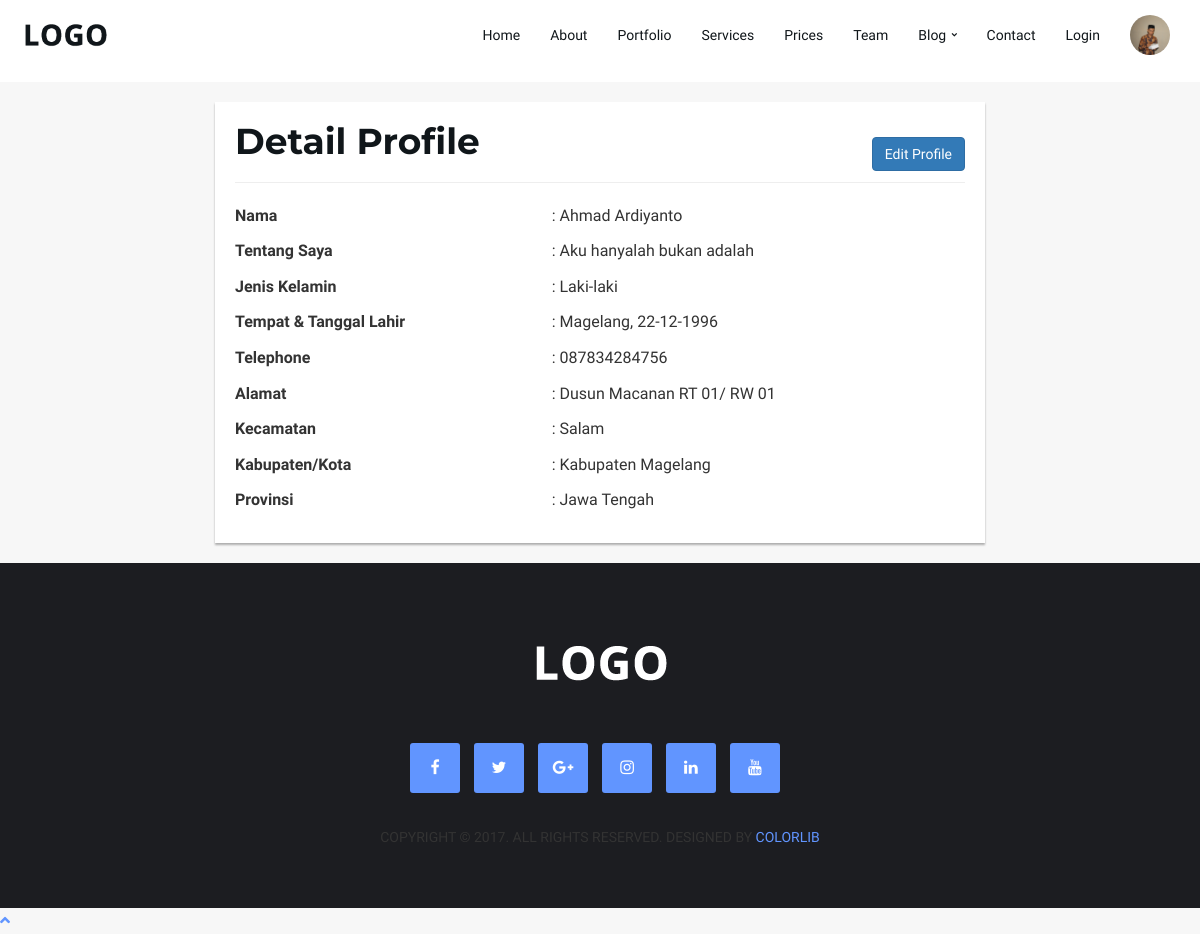
The page /detail-profile on the database as committed earlier.
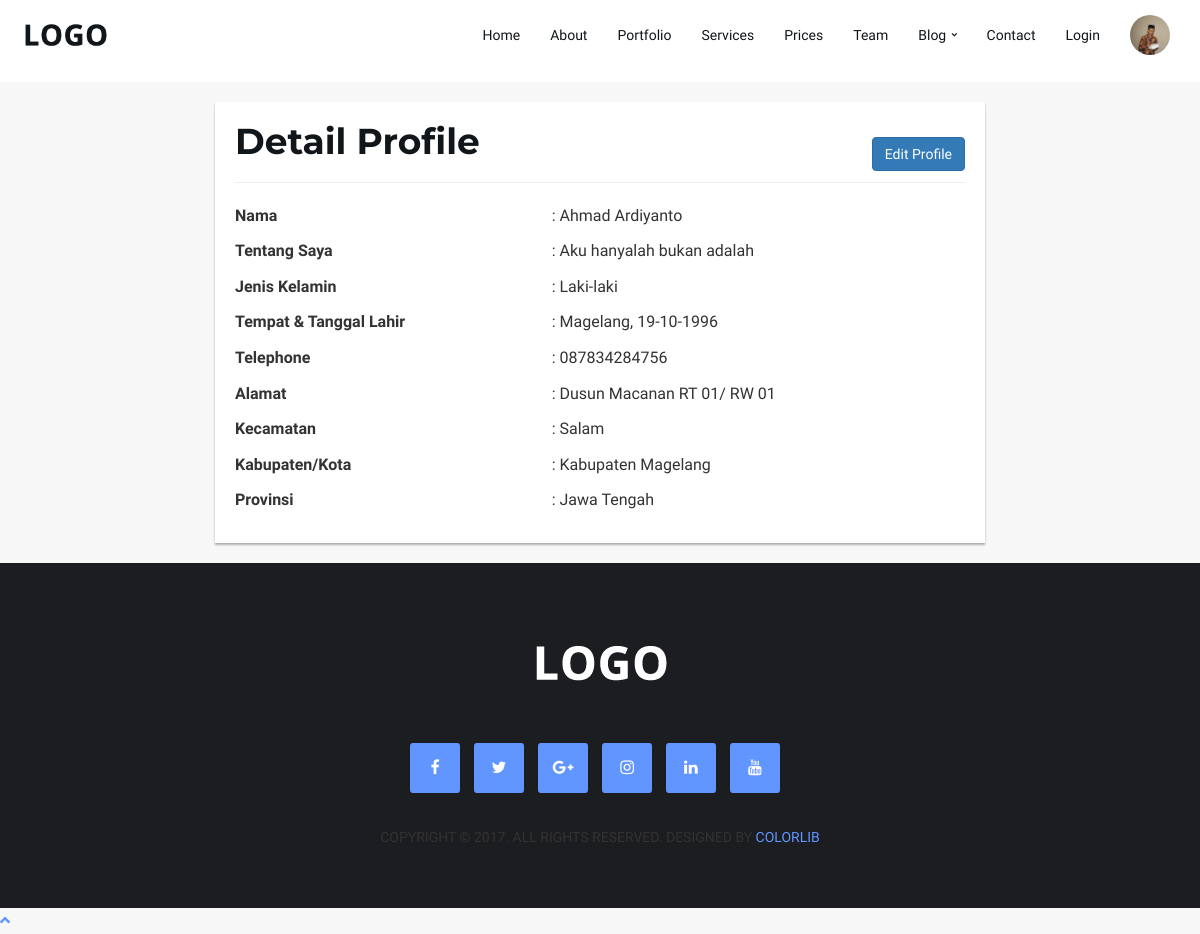
The same page on the database as committed later.
### tables this page shows
CREATE TABLE `member` (
  `id_user` varchar(10) NOT NULL,
  `nama_member` varchar(30) NOT NULL,
  `gender_member` varchar(10) NOT NULL,
  `tempat_lahir` varchar(30) NOT NULL,
  `tanggal_lahir` date NOT NULL,
  `phone_member` varchar(15) NOT NULL,
  `alamat` text NOT NULL,
  `id_kel` char(10) NOT NULL,
  `id_kec` char(7) NOT NULL,
  `id_kab` char(4) NOT NULL,
  `id_prov` char(2) NOT NULL,
  `foto` varchar(255) NOT NULL,
  `deskripsi_member` text NOT NULL,
  `created_at` timestamp NOT NULL DEFAULT CURRENT_TIMESTAMP ON UPDATE CURRENT_TIMESTAMP,
  `modified_at` timestamp NULL DEFAULT CURRENT_TIMESTAMP
);

CREATE TABLE `kecamatan` (
  `id_kec` char(7) NOT NULL,
  `id_kab` char(4) NOT NULL,
  `nama_kec` varchar(255) NOT NULL
);

CREATE TABLE `kabupaten` (
  `id_kab` char(4) NOT NULL,
  `id_prov` char(2) NOT NULL,
  `nama_kab` varchar(255) NOT NULL
);

CREATE TABLE `provinsi` (
  `id_prov` char(2) NOT NULL,
  `nama_prov` varchar(255) NOT NULL
);

### application/controllers/Member.php (called while the page is built, shortened)
<?php
class Member extends CI_Controller
{
    public function __construct()
    {
        $this->load->model('Member_model');
    }
    public function detailProfile($id_user = '1')
    {
        $data['title'] = 'Bio Project';
        $data['member'] = $this->Member_model->getMember('id_user', $id_user);
        $this->load->view('partials/user/header', $data);
        $this->load->view('member/detail_profile', $data);
        $this->load->view('partials/user/footer');
    }
}

### index.php (called while the page is built, shortened)
<?php
require_once BASEPATH.'core/CodeIgniter.php';

### application/models/Member_model.php (called while the page is built, shortened)
<?php
class Member_model extends CI_Model
{
    public function getMember($key, $value)
    {
        $this->db->where([$key => $value]);
        $this->db->join('kecamatan', 'kecamatan.id_kec = member.id_kec');
        $this->db->join('kabupaten', 'kabupaten.id_kab = member.id_kab');
        $this->db->join('provinsi', 'provinsi.id_prov = member.id_prov');
        $this->db->from('member');
        $query = $this->db->get();
        return $query->row_array();
    }
}

### application/views/member/detail_profile.php (the view, shortened to what the changed rows need)
<section id="blog-full-width">
    <div class="container">
        <div class="row">
            <div class="row">
                <div class="col-md-8 col-md-offset-2 col-xs-10 col-xs-offset-1 ">
                    <div class="content">
                        <h2>Detail Profile</h2>
                        <div class="row">
                            <div class="col-xs-7">
                                <p><?=': ' .$member['nama_member'];?></p>
                            </div>
                            <div class="col-xs-7">
                                <p><?=': ' .$member['deskripsi_member'];?></p>
                            </div>
                            <div class="col-xs-7">
                                <p><?=': ' .$member['gender_member'];?></p>
                            </div>
                            <div class="col-xs-7">
                                <p><?=': ' .$member['tempat_lahir'] .', '. date('d-m-Y' , strtotime($member['tanggal_lahir']));?>
                                </p>
                            </div>
                            <div class="col-xs-7">
                                <p><?=': ' .$member['phone_member'];?></p>
                            </div>
                            <div class="col-xs-7">
                                <p><?=': ' .$member['alamat'];?></p>
                            </div>
                            <div class="col-xs-7">
                                <p><?=': ' .$member['nama_kec'];?></p>
                            </div>
                            <div class="col-xs-7">
                                <p><?=': ' .$member['nama_kab'];?></p>
                            </div>
                            <div class="col-xs-7">
                                <p><?=': ' .$member['nama_prov'];?></p>
                            </div>
                        </div>
                    </div>
                </div>
            </div>
        </div>
    </div>
</section>

### application/views/partials/user/navbar.php (shortened to what the changed rows need)
<nav id="nav" class="navbar">
    <div class="container">
        <ul class="main-nav nav navbar-nav navbar-right">
            <li class="has-dropdown">
                <a href="#" style="padding-top: 5px">
                    <img src="<?=base_url()?>assets/images/profile/<?= $member['foto'] ?>" alt="" class="img-circle"
                        width="40px">
                </a>
            </li>
        </ul>
    </div>
</nav>

Rows that differ between the two databases and show on the page:
changed member "Ahmad Ardiyanto": tanggal_lahir "22-12-1996" → "19-10-1996"
